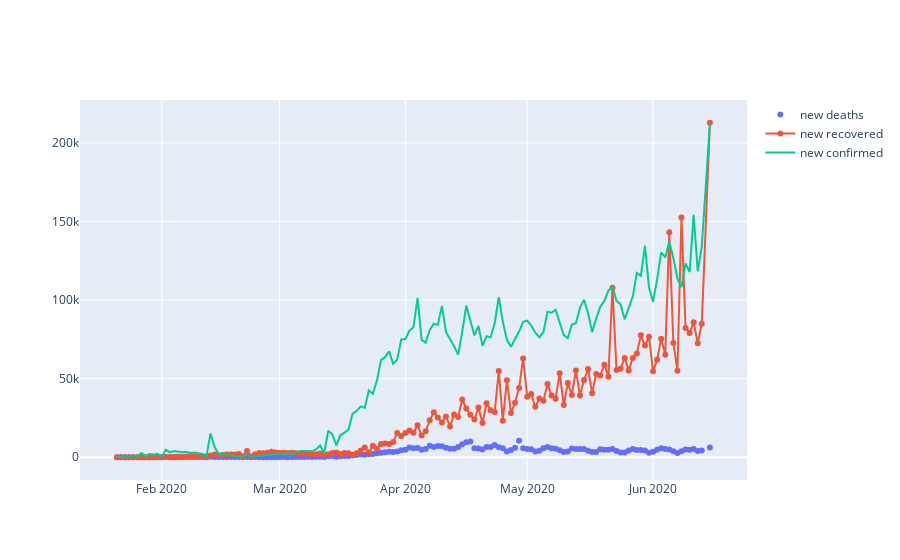

Here is the notebook cell this chart was saved with:
### Code cell
# Scatter plot for 3 variables
fig = go.Figure()

# Add traces
fig.add_trace(go.Scatter(x=df_timeline['date'], y=df_timeline['new_deaths'],
                    mode='markers',
                    name='new deaths'))

fig.add_trace(go.Scatter(x=df_timeline['date'], y=df_timeline['new_recovered'],
                    mode='lines+markers',
                    name='new recovered'))

fig.add_trace(go.Scatter(x=df_timeline['date'], y=df_timeline['new_confirmed'],
                    mode='lines',
                    name='new confirmed'))

fig.show()

### Figure 1 — Plotly figure (JSON) as saved in the notebook; plotly's stock layout.template omitted (floating-point values rounded to 4 significant figures; data arrays with more than 128 entries replaced by an {"elided": "..."} marker saying what was removed)
{"data": [{"mode": "markers", "name": "new deaths", "type": "scatter", "x": {"elided": "146 str values"}, "y": {"elided": "146 int values"}}, {"mode": "lines+markers", "name": "new recovered", "type": "scatter", "x": {"elided": "146 str values"}, "y": {"elided": "146 int values"}}, {"mode": "lines", "name": "new confirmed", "type": "scatter", "x": {"elided": "146 str values"}, "y": {"elided": "146 int values"}}], "layout": {}}
